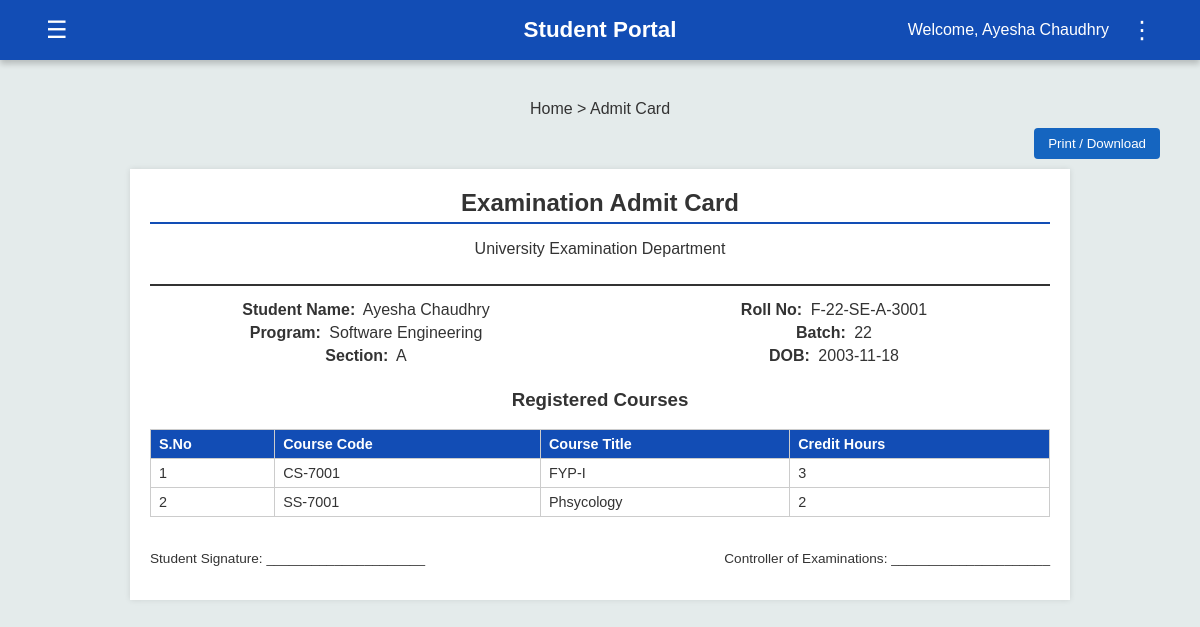
/admit_card (signed in), run on the app's committed database.
### tables this page shows
CREATE TABLE students (
        Roll_No TEXT PRIMARY KEY,
        Name TEXT,
        Gender TEXT,
        DOB TEXT,
        CNIC TEXT,
        Email TEXT,
        Mobile_No TEXT,
        Current_Address TEXT,
        Permanent_Address TEXT,
        Home_Phone TEXT,
        Postal_Code TEXT,
        Password TEXT
    );

CREATE TABLE courses (
        Course_Code TEXT PRIMARY KEY,
        Course_Name TEXT, Credit_Hr INTEGER, Prerequisite TEXT
    );

### app.py (the view)
@app.route('/admit_card')
def admit_card():
    if 'user' not in session:
        flash("Please login first", "warning")
        return redirect(url_for('student_login'))
    roll_no = session['user']
    conn = get_db()
    cur = conn.cursor()
    cur.execute("""
        SELECT Roll_No, Name, Gender, DOB
        FROM students
        WHERE Roll_No = ?
    """, (roll_no,))
    student = cur.fetchone()
    if not student:
        conn.close()
        flash("Student record not found!", "danger")
        return redirect(url_for('student_home'))
    cur.execute("""
        SELECT c.Course_Code, c.Course_Name, c.Credit_Hr
        FROM enrollments e
        JOIN courses c ON e.Course_Code = c.Course_Code
        WHERE e.Roll_No = ?
        ORDER BY c.Course_Code
    """, (roll_no,))
    courses = cur.fetchall()
    conn.close()
    roll_parts = student['Roll_No'].split('-')
    batch = roll_parts[1] if len(roll_parts) > 1 else "N/A"
    degree_code = roll_parts[2] if len(roll_parts) > 2 else "N/A"
    section = roll_parts[3][0] if len(roll_parts) > 3 else "N/A"
    degree_map = {
        'SE': 'Software Engineering',
        'AI': 'Artificial Intelligence',
        'DS': 'Data Science',
        'CY': 'Cyber Security'
    }
    degree_name = degree_map.get(degree_code, degree_code)
    return render_template(
        'admit_card.html',
        student=student,
        batch=batch,
        degree_name=degree_name,
        section=section,
        courses=courses
    )

### app.py (called while the page is built)
def get_db():
    conn = sqlite3.connect('flake.db')
    conn.row_factory = sqlite3.Row  # This allows accessing columns by name
    return conn

### templates/admit_card.html (shortened to what this page needs)
{% extends "student_dashboard.html" %}
{% block content %}
  <div class="breadcrumb">
    <span>Home</span> &gt; <span>Admit Card</span>
  </div>
  <div class="print-btn">
    <button type="button" onclick="window.print()">Print / Download</button>
  </div>
  <div class="admit-container">
    <div class="admit-header">
      <h2>Examination Admit Card</h2>
      <p>University Examination Department</p>
    </div>
    <div class="admit-meta">
      <div>
        <span class="admit-label">Student Name:</span>
        <span>{{ student.Name }}</span>
      </div>
      <div>
        <span class="admit-label">Roll No:</span>
        <span>{{ student.Roll_No }}</span>
      </div>
      <div>
        <span class="admit-label">Program:</span>
        <span>{{ degree_name }}</span>
      </div>
      <div>
        <span class="admit-label">Batch:</span>
        <span>{{ batch }}</span>
      </div>
      <div>
        <span class="admit-label">Section:</span>
        <span>{{ section }}</span>
      </div>
      <div>
        <span class="admit-label">DOB:</span>
        <span>{{ student.DOB }}</span>
      </div>
    </div>
    <h3>Registered Courses</h3>
    {% if courses %}
      <table class="admit-table">
        <thead>
          <tr>
            <th>S.No</th>
            <th>Course Code</th>
            <th>Course Title</th>
            <th>Credit Hours</th>
          </tr>
        </thead>
        <tbody>
          {% for c in courses %}
            <tr>
              <td>{{ loop.index }}</td>
              <td>{{ c.Course_Code }}</td>
              <td>{{ c.Course_Name }}</td>
              <td>{{ c.Credit_Hr }}</td>
            </tr>
          {% endfor %}
        </tbody>
      </table>
    {% else %}
      <p>No registered courses found for this term.</p>
    {% endif %}
    <div class="admit-footer">
      <div>
        <p>Student Signature: _____________________</p>
      </div>
      <div>
        <p>Controller of Examinations: _____________________</p>
      </div>
    </div>
  </div>
{% endblock %}

### templates/student_dashboard.html (shortened to what this page needs)
<!DOCTYPE html>
<html lang="en">
  <head>
    <link
      rel="stylesheet"
      href="{{ url_for('static', filename='portal_template.css') }}"
    />
    <link
      rel="stylesheet"
      href="https://cdnjs.cloudflare.com/ajax/libs/font-awesome/6.5.0/css/all.min.css"
    />
  </head>
  <body>
    <header>
      <button class="left-btn" id="menuToggle">&#9776;</button>
      <h1 class="portal-title"><b>Student Portal</b></h1>
      <div class="user-info">
        <span>Welcome, {{ session.get('user_name', 'Student') }}</span>
        <button class="options-btn" id="optionsToggle">&#8942;</button>
      </div>
    </header>
    <main>
      {% block content %}{% endblock %}
    </main>
  </body>
</html>

### static/portal_template.css (style rules this page uses)
body { margin: 0; font-family: Arial, Helvetica, sans-serif; background-color: #E4EBEB; color: #333; }
header { background-color: #124DB5; display: flex; justify-content: space-between; align-items: center; padding: 15px 40px; color: white; box-shadow: 0 4px 6px rgba(0,0,0,0.2); position: relative; }
.left-btn, .options-btn { background: none; border: none; color: white; font-size: 24px; cursor: pointer; position: relative; }
.user-info { display: flex; align-items: center; gap: 15px; position: relative; }
main { padding: 40px; text-align: center; }
.portal-title { position: absolute; left: 50%; transform: translateX(-50%); font-size: 1.4rem; font-weight: bold; }
table { width: 100%; border-collapse: collapse; }
th, td { padding: 10px 12px; border-bottom: 1px solid #e0e0e0; text-align: left; font-size: 14px; }
th { background-color: #124DB5; color: white; }
h2 { border-bottom: 2px solid #124DB5; padding-bottom: 5px; margin-top: 30px; }
.admit-container { background: #fff; padding: 20px; margin: 10px auto; max-width: 900px; box-shadow: 0 0 6px rgba(0,0,0,0.1); }
.admit-header { text-align: center; border-bottom: 2px solid #333; padding-bottom: 10px; margin-bottom: 15px; }
.admit-header h2 { margin: 0; }
.admit-meta { display: flex; justify-content: space-between; flex-wrap: wrap; margin-bottom: 10px; }
.admit-meta div { width: 48%; margin-bottom: 5px; }
.admit-label { font-weight: 600; margin-right: 4px; }
.admit-table { width: 100%; border-collapse: collapse; margin-top: 10px; }
.admit-table th, .admit-table td { border: 1px solid #ccc; padding: 6px 8px; text-align: left; font-size: 0.9rem; }
.admit-footer { margin-top: 20px; display: flex; justify-content: space-between; font-size: 0.85rem; }
.print-btn { margin: 10px 0; text-align: right; }
.print-btn button { background: #1565c0; color: #fff; border: none; padding: 8px 14px; border-radius: 4px; cursor: pointer; }

### data on the page
students: get "Ayesha Chaudhry", Name "Ayesha Chaudhry", Roll_No "F-22-SE-A-3001", DOB "2003-11-18"
courses: Course_Code "CS-7001", Course_Name "FYP-I", Credit_Hr "3"
courses: Course_Code "SS-7001", Course_Name "Phsycology", Credit_Hr "2"

### other printed values
{{ degree_name }} "Software Engineering"
{{ batch }} "22"
{{ section }} "A"
